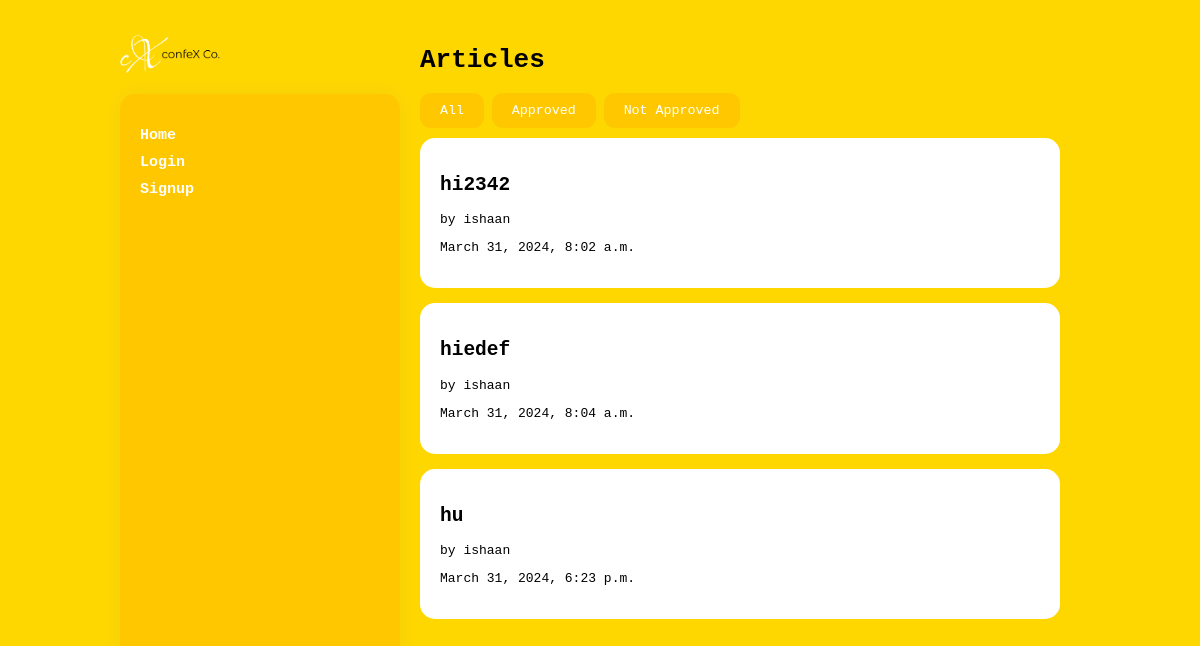
The app's page /articles/, older data.
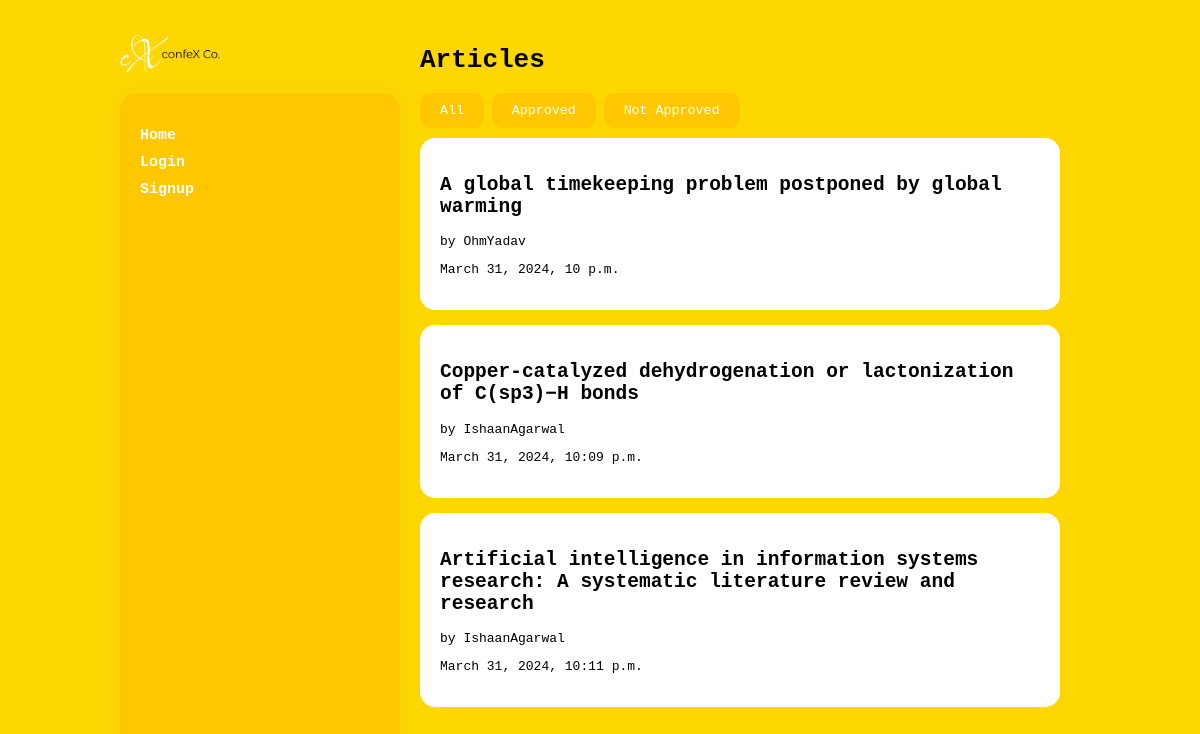
The same page, newer data.
### articles/models.py (models this page shows, shortened)
class Article(models.Model):
    title = models.CharField(max_length=100)
    slug = models.SlugField()
    body = models.TextField()
    date = models.DateTimeField(auto_now_add=True)
    thumb = models.ImageField(default='default1.png', blank=True)
    author = models.ForeignKey(User, default=None, on_delete=models.CASCADE)
    approved = models.BooleanField(default=False)
    pdf = models.FileField(upload_to='pdfs/', blank=True)
    email = models.EmailField()
    organization = models.CharField(max_length=255)

### articles/views.py (the view)
# urls.py: path('', views.article_list, name='list'),
def article_list(request):
    articles = Article.objects.all().order_by('date')
    return render(request, 'articles/article_list.html', {'articles': articles})

### articles/templates/articles/article_list.html (shortened to what this page needs)
{% extends 'base_layout.html' %}
{% block content %}
    <h1>Articles</h1>
    <button class="filter-btn" data-filter="all">All</button>
    <button class="filter-btn" data-filter="approved">Approved</button>
    <button class="filter-btn" data-filter="not-approved">Not Approved</button>
    <div id="article-container">
        {% for article in articles %}
            <a href="{% url 'articles:detail' slug=article.slug %}" class="article-link">
                <div class="article-cell {% if article.approved %}approved{% else %}not-approved{% endif %}">
                    <h2>{{ article.title }}</h2>
                    <p>by {{ article.author }}</p>
                    <p>{{ article.date }}</p>
                </div>
            </a>
            <br>
        {% endfor %}
    </div>
{% endblock %}

### templates/base_layout.html (shortened to what this page needs)
{% load static %}
<html>
<head>
    <link rel="stylesheet" href="{% static 'styles.css' %}">
</head>
<body>
    <div class="wrapper">
        <header>
            <h1><a href="{% url 'home' %}" class="logo"><img src="{% static 'logo1.png' %}" style="width:100px;height:51px;"></a></h1>
            <nav class="sidebar">
                <ul>
                    <li><a href="{% url 'home' %}">Home</a></li>
                    {% if user.is_authenticated %}
                    <li><a href="{% url 'articles:create' %}">Create</a></li>
                    <li><a href="{% url 'articles:my_articles' %}">My Articles</a></li>
                    <li>
                        <form class="logout-link" action="{% url 'accounts:logout' %}" method="post">
                            {% csrf_token %}
                            <button type="submit">Logout</button>
                        </form>
                    </li>
                    {% else %}
                    <li><a href="{% url 'accounts:login' %}">Login</a></li>
                    <li><a href="{% url 'accounts:signup' %}">Signup</a></li>
                    {% endif %}
                </ul>
            </nav>
        </header>
        <div class="content">
            {% block content %}
            {% endblock %}
        </div>
    </div>
</body>
</html>

### assets/styles.css (style rules this page uses)
body { background-color: #FFD700; color: #000; }
body * { font-family: monospace; }
.wrapper { max-width: 960px; margin: 0 auto; display: grid; grid-template-columns: auto 1fr; }
.sidebar { background-color: #ff5c0021; color: #000; padding: 20px; border-radius: 15px; box-shadow: 0 0 20px rgba(147, 143, 143, 0.1); height: 1000vh; width: 30vh; transition: background-color 0.3s; }
.sidebar ul { list-style-type: none; padding: 0; }
.sidebar li { margin-bottom: 10px; }
.sidebar a { color: #fff; font-size: 15px; font-weight: bold; text-decoration: none; transition: color 0.3s; }
.content { padding: 20px; }
.article-link { display: block; text-decoration: none; color: #000; }
.article-cell { background-color: #fff; padding: 20px; border-radius: 15px; transition: box-shadow 0.5s, background-color 0.5s; }
h2 { text-decoration: none; color: #000; }
.filter-btn { background-color: #ff5c0021; color: #fff; border: none; padding: 10px 20px; border-radius: 11px; margin-bottom: 10px; cursor: pointer; transition: background-color 0.3s, color 0.3s; }
button { border-radius: 7px; background-color: #fff; border: none; padding: 7px; cursor: pointer; }

Row changes from the older to the newer data that the page shows:
removed Article: title "hi2342", author "ishaan", date "March 31, 2024, 8:02 a.m."
removed Article: title "hiedef", author "ishaan", date "March 31, 2024, 8:04 a.m."
removed Article: title "hu", author "ishaan", date "March 31, 2024, 6:23 p.m."
added Article: title "A global timekeeping problem postponed by global warming", author "OhmYadav", date "March 31, 2024, 10 p.m."
added Article: title "Copper-catalyzed dehydrogenation or lactonization of C(sp3)−H bonds", author "IshaanAgarwal", date "March 31, 2024, 10:09 p.m."
added Article: title "Artificial intelligence in information systems research: A systematic literature review and research", author "IshaanAgarwal", date "March 31, 2024, 10:11 p.m."
